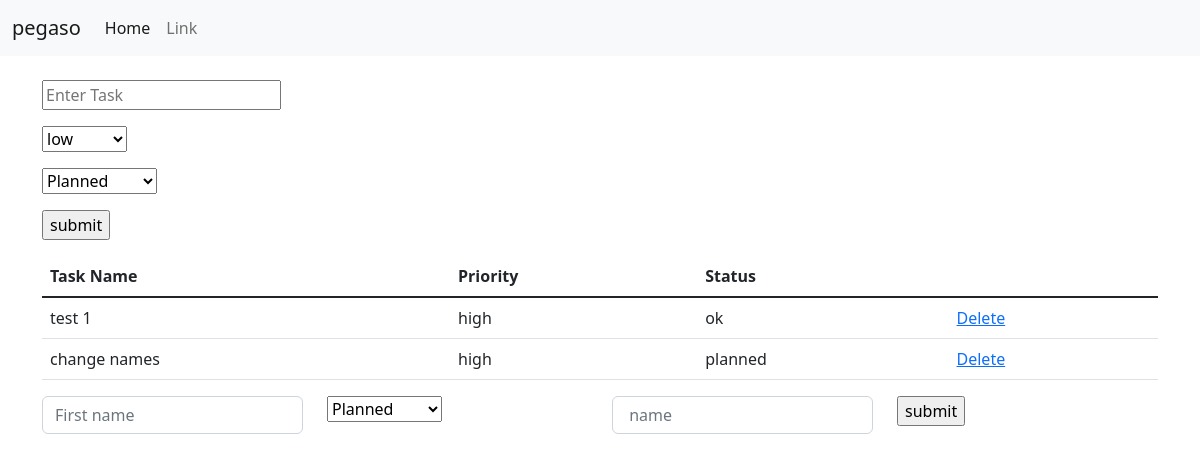
/, run on an earlier commit of the app's database.
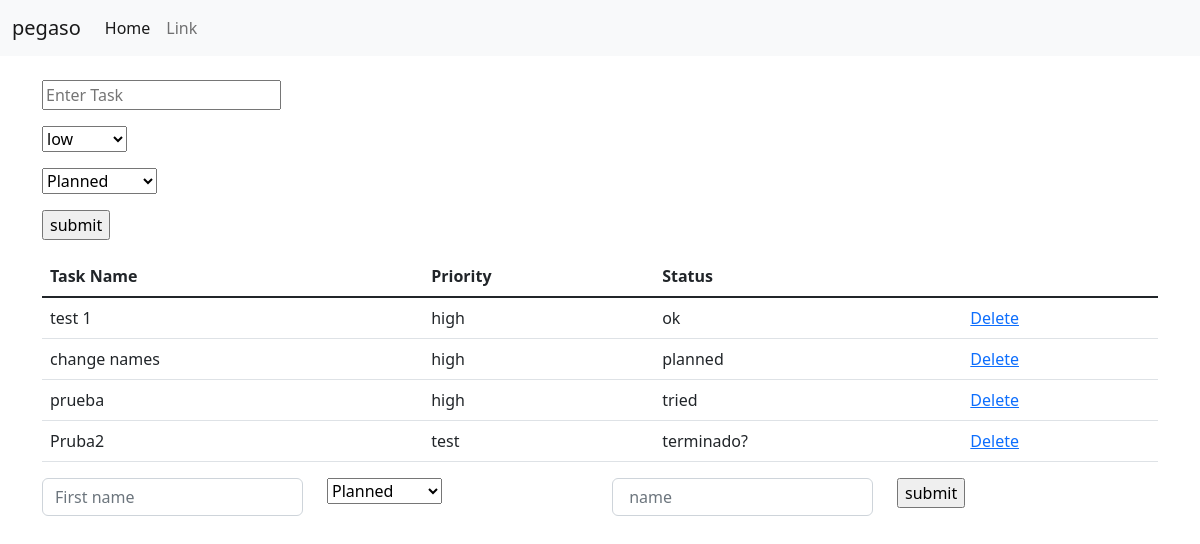
And on a later commit of the database.
### pegasoApp/models.py (models this page shows, shortened)
class taskDB(models.Model):
    task = models.CharField(max_length=30)
    priority = models.CharField(max_length=30)
    status = models.CharField(max_length=30)
    time_date = models.DateTimeField(default=timezone.now)

### pegasoApp/views.py (the view)
# urls.py: 2. Add a URL to urlpatterns:  path('', views.home, name='home')
def home(request):
    if request.method == 'POST':
        form = TaskForm(request.POST or NONE)
        if form.is_valid():
            form.save()
            all_items =taskDB.objects.all()
            messages.success(request,('new item added'))
            return render(request, 'index.html', {'all_items':all_items})
    else:
        all_items =taskDB.objects.all()
        return render(request, 'index.html', {'all_items':all_items})

### pegasoApp/templates/index.html (shortened to what this page needs)
<!DOCTYPE html>
<html lang="en">
<head>
    <link href="https://cdn.jsdelivr.net/npm/bootstrap@5.2.0/dist/css/bootstrap.min.css" rel="stylesheet">
    <nav class="navbar navbar-expand-lg bg-light">
        <div class="container-fluid">
          <a class="navbar-brand" href="#">pegaso</a>
          <div class="collapse navbar-collapse" id="navbarSupportedContent">
            <ul class="navbar-nav me-auto mb-2 mb-lg-0">
              <li class="nav-item">
                <a class="nav-link active" aria-current="page" href="#">Home</a>
              </li>
              <li class="nav-item">
                <a class="nav-link" href="#">Link</a>
              </li>
            </ul>
          </div>
        </div>
    </nav>
</head>
<body>
  <div class="container">
    <div><br></div>
    <form class="mb-3" action="{% url 'home' %}" method="post">
      <div class="mb-3">
          <input type="text" name="task" placeholder="Enter Task">
      </div>
      <div class="mb-3">
        <select name="priority">
          <option value="Low">low</option>
        </select>
      </div>
      <div class="mb-3">
          <select name="status">
            <option value="planned">Planned</option>
          </select>
        </div>
      <input type="submit" value="submit"><br>
    </form>
    <table class="table">
        <thead>
            <tr>
                <th scope="col">Task Name</th>
                <th scope="col">Priority</th>
                <th scope="col">Status</th>
            </tr>
        </thead>
        <tbody class="table-group-divider">
            {% for task in all_items %}
            <tr>
                <td>{{task.task}}</td>
                <td>{{task.priority}}</td>
                <td>{{task.status}}</td>
                <td><a href="{% url 'delete' task.id %}">Delete</a></td>
            </tr>
            {% endfor %}
        </tbody>
    </table>
    <form>
      <div class="row">
        <div class="col">
          <input type="text" class="form-control" placeholder="First name">
        </div>
        <div class="col">
          <select name="status2">
            <option value="planned">Planned</option>
          </select>
        </div>
        <div class="col">
          <input type="text" class="form-control" placeholder=" name">
        </div>
        <div class="col">
          <input type="submit" value="submit"><br>
        </div>
      </div>
    </form>
  </div>
</body>
</html>

What changed in the data, as far as the page shows it:
added taskDB: task "prueba", priority "high", status "tried"
added taskDB: task "Pruba2", priority "test", status "terminado?"
